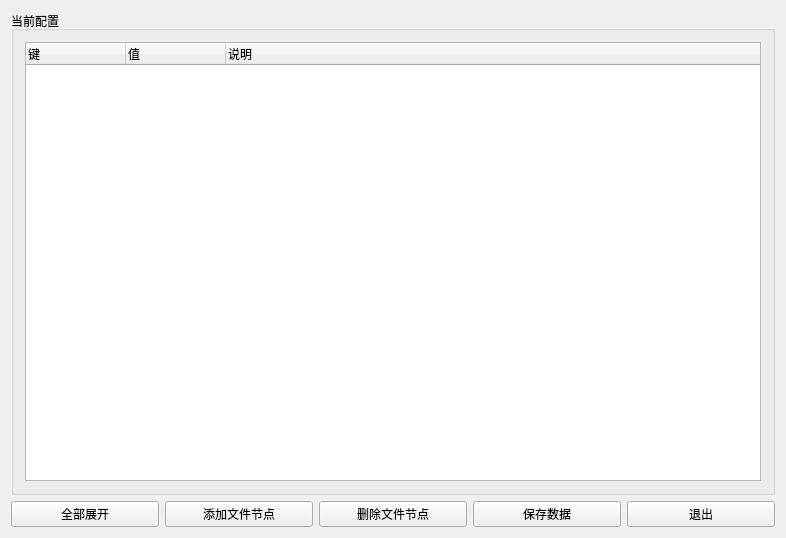
<?xml version="1.0" encoding="UTF-8"?>
<ui version="4.0">
 <class>SettingDlg</class>
 <widget class="QWidget" name="SettingDlg">
  <property name="geometry">
   <rect>
    <x>0</x>
    <y>0</y>
    <width>786</width>
    <height>538</height>
   </rect>
  </property>
  <property name="windowTitle">
   <string>配置信息</string>
  </property>
  <layout class="QVBoxLayout" name="verticalLayout_3">
   <item>
    <widget class="QGroupBox" name="groupBox">
     <property name="title">
      <string>当前配置</string>
     </property>
     <layout class="QVBoxLayout" name="verticalLayout_2">
      <item>
       <widget class="QTreeWidget" name="treeWidget">
        <column>
         <property name="text">
          <string notr="true">键</string>
         </property>
        </column>
        <column>
         <property name="text">
          <string>值</string>
         </property>
        </column>
        <column>
         <property name="text">
          <string>说明</string>
         </property>
        </column>
       </widget>
      </item>
     </layout>
    </widget>
   </item>
   <item>
    <layout class="QHBoxLayout" name="horizontalLayout">
     <item>
      <widget class="QPushButton" name="expandAll">
       <property name="text">
        <string>全部展开</string>
       </property>
       <property name="icon">
        <iconset resource="FlashTool.qrc">
         <normaloff>:/Images/Resources/Images/expand.ico</normaloff>:/Images/Resources/Images/expand.ico</iconset>
       </property>
      </widget>
     </item>
     <item>
      <widget class="QPushButton" name="addNode">
       <property name="text">
        <string>添加文件节点</string>
       </property>
       <property name="icon">
        <iconset resource="FlashTool.qrc">
         <normaloff>:/Images/Resources/Images/add.ico</normaloff>:/Images/Resources/Images/add.ico</iconset>
       </property>
      </widget>
     </item>
     <item>
      <widget class="QPushButton" name="deleteNode">
       <property name="text">
        <string>删除文件节点</string>
       </property>
       <property name="icon">
        <iconset resource="FlashTool.qrc">
         <normaloff>:/Images/Resources/Images/del.ico</normaloff>:/Images/Resources/Images/del.ico</iconset>
       </property>
      </widget>
     </item>
     <item>
      <widget class="QPushButton" name="saveData">
       <property name="text">
        <string>保存数据</string>
       </property>
       <property name="icon">
        <iconset resource="FlashTool.qrc">
         <normaloff>:/Images/Resources/Images/save.ico</normaloff>:/Images/Resources/Images/save.ico</iconset>
       </property>
      </widget>
     </item>
     <item>
      <widget class="QPushButton" name="exit">
       <property name="text">
        <string>退出</string>
       </property>
       <property name="icon">
        <iconset resource="FlashTool.qrc">
         <normaloff>:/Images/Resources/Images/treeExit.ico</normaloff>:/Images/Resources/Images/treeExit.ico</iconset>
       </property>
      </widget>
     </item>
    </layout>
   </item>
  </layout>
 </widget>
 <layoutdefault spacing="6" margin="11"/>
 <resources>
  <include location="FlashTool.qrc"/>
 </resources>
 <connections/>
</ui>
